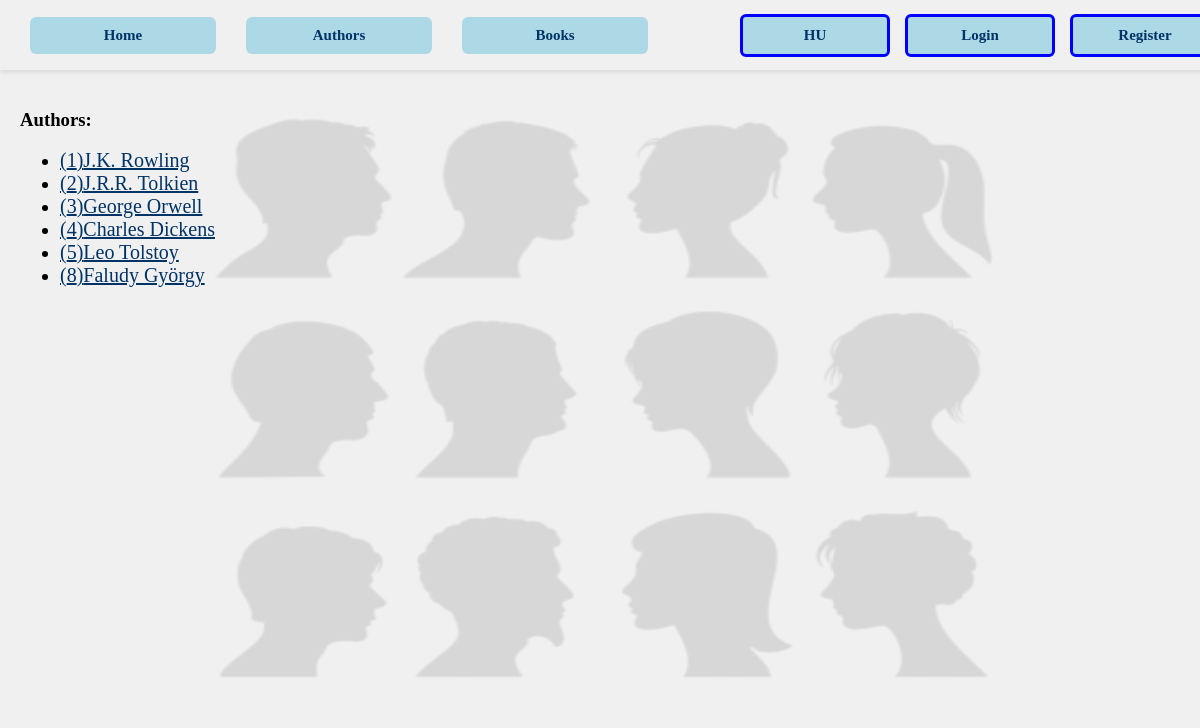
The app's page /en/library/authors/ with its own data.
### library/models.py (models this page shows, shortened)
class Author(models.Model):
    name = models.CharField(max_length=20)
    date_of_birth = models.DateField()
    place_of_birth = models.CharField(max_length=20)
    nationality = models.CharField(max_length=20)
    date_of_death = models.CharField(max_length=20, blank=True, null=True)
    place_of_death = models.CharField(max_length=20, blank=True, null=True)

### library/views.py (the view)
# urls.py: path("authors/", get_authors, name="author_list"),
def get_authors(request):
    authors = Author.objects.all()
    context = {
        'authors': authors
    }
    return render(request, 'library/authors.html', context)

### library/templates/library/authors.html (shortened to what this page needs)
<!DOCTYPE html>
<html lang="{{ LANGUAGE_CODE }}">
    {% load i18n %}
<head>
        {% load static %}
<link rel="stylesheet" type="text/css" href="{% static 'style.css' %}?v=1.1">
</head>
<body>
{% include 'library/header.html' %}
{% if authors %}
<h3>{% trans 'Authors:' %}</h3>
    <ul>
      {% for author in authors %}
       <li><a href="{% url 'author_details' author_id=author.id %}">
         ({{ author.id }}){{ author.name}}</a>
        </li>
      {% endfor %}
    </ul>
 {% else %}
  <p>{% trans 'No results matching your search criteria.' %}</p>
{% endif %}
<img class='image_author' src="{% static 'image/author1.png' %}" alt="Author">
</body>
</html>

### library/static/style.css (style rules this page uses)
body { background-color: #f0f0f0; margin: 20px; padding: 0px; padding-bottom: 40px; }
li { font-size: 19px; }
.image_author { position: fixed; top: 50%; left: 50%; width: 800px; height: 600px; transform: translate(-50%, -50%); background-size: contain; background-repeat: no-repeat; background-position: center; z-index: -1; pointer-events: none; opacity: 0.1; }
a { color: #003366; text-decoration: underlined; font-size: 20px; transition: color 0.3s ease; }

### records on screen
Author: id "1", name "J.K. Rowling"
Author: id "2", name "J.R.R. Tolkien"
Author: id "3", name "George Orwell"
Author: id "4", name "Charles Dickens"
Author: id "5", name "Leo Tolstoy"
Author: id "8", name "Faludy György"
